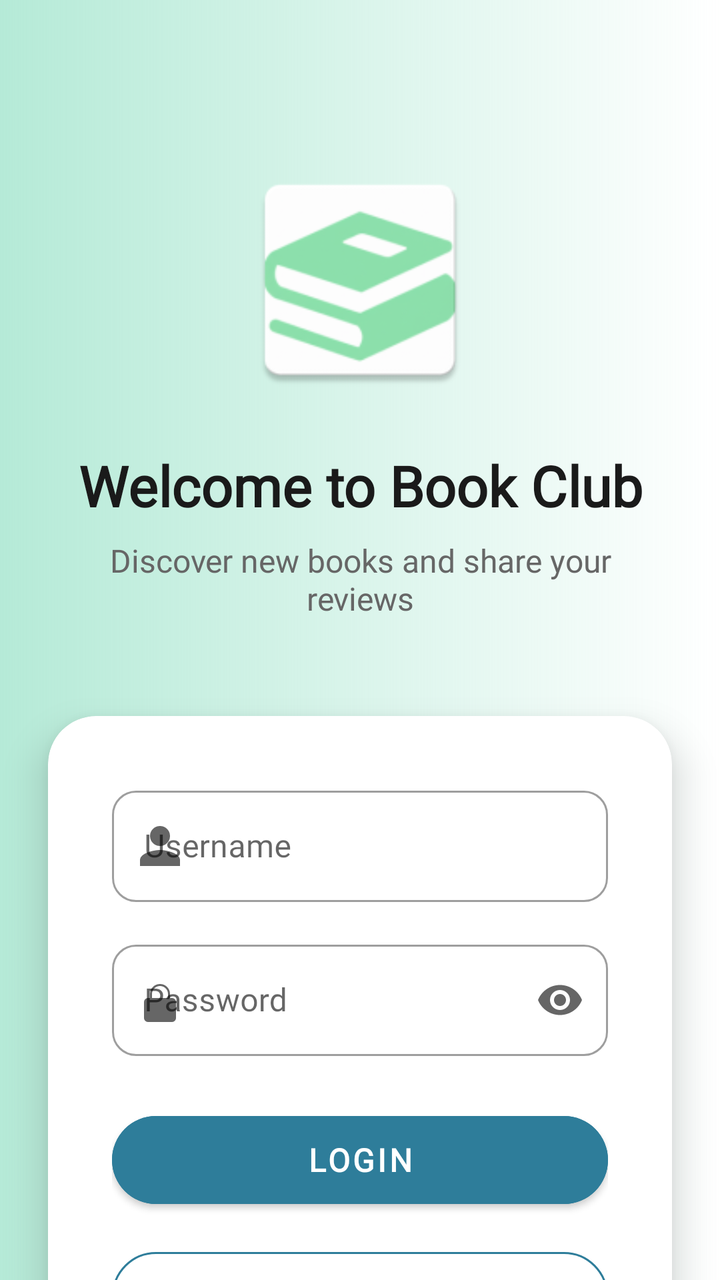
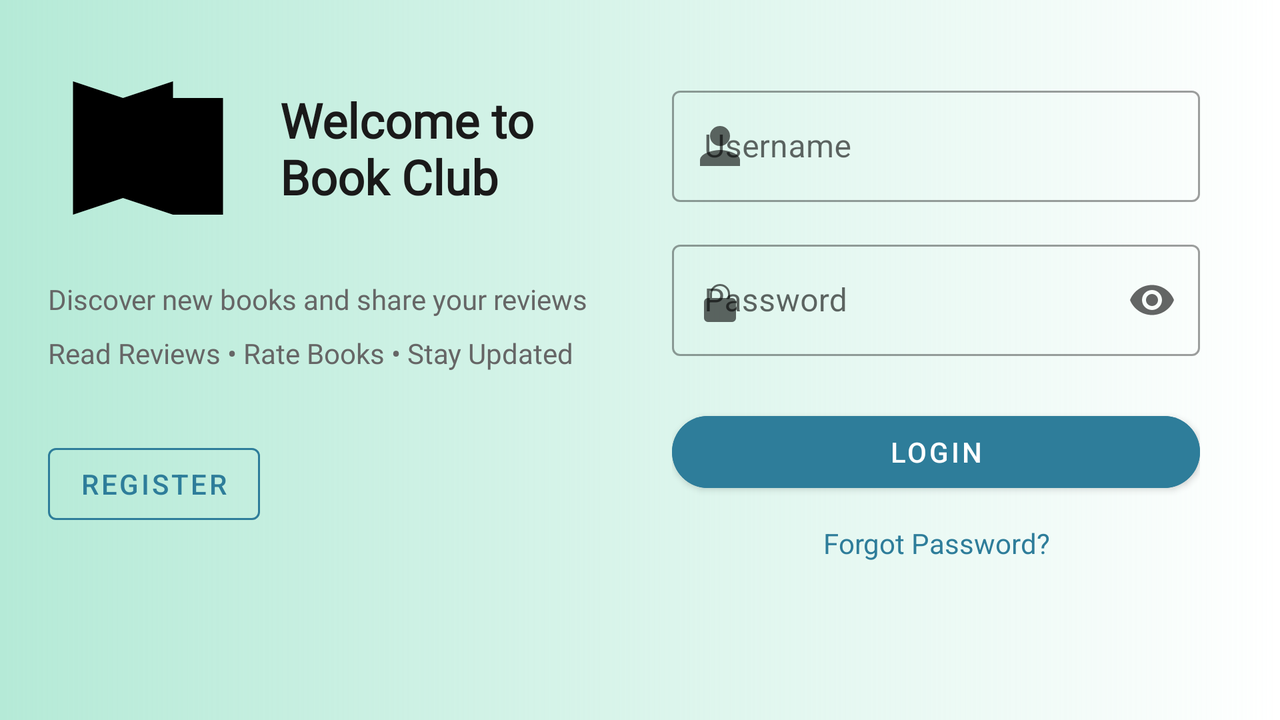

The same Android screen from two of the app's own layout files: first res/layout/ as a phone draws it, then the repository's variant for another configuration, drawn on a device whose configuration selects that folder. Both files follow.
<!-- AndroidManifest.xml: application theme Theme.BookClub -->
<!-- res/layout/fragment_login.xml -->
<?xml version="1.0" encoding="utf-8"?>
<androidx.constraintlayout.widget.ConstraintLayout
    xmlns:android="http://schemas.android.com/apk/res/android"
    xmlns:app="http://schemas.android.com/apk/res-auto"
    android:layout_width="match_parent"
    android:layout_height="match_parent"
    android:background="@drawable/gradient_background">


    <ImageView
        android:id="@+id/logoImage"
        android:layout_width="120dp"
        android:layout_height="120dp"
        android:layout_marginTop="80dp"
        android:src="@mipmap/ic_launcher"
        android:contentDescription="@string/book_club_logo"
        app:layout_constraintTop_toTopOf="parent"
        app:layout_constraintStart_toStartOf="parent"
        app:layout_constraintEnd_toEndOf="parent" />

    <TextView
        android:id="@+id/welcomeTitle"
        android:layout_width="0dp"
        android:layout_height="wrap_content"
        android:layout_marginTop="24dp"
        android:layout_marginHorizontal="32dp"
        android:text="@string/welcome_to_book_club"
        android:textColor="@color/text_primary"
        android:textSize="28sp"
        android:textStyle="bold"
        android:gravity="center"
        android:fontFamily="@font/roboto_bold"
        app:layout_constraintTop_toBottomOf="@id/logoImage"
        app:layout_constraintStart_toStartOf="parent"
        app:layout_constraintEnd_toEndOf="parent" />

    <TextView
        android:id="@+id/welcomeSubtitle"
        android:layout_width="0dp"
        android:layout_height="wrap_content"
        android:layout_marginTop="8dp"
        android:layout_marginHorizontal="32dp"
        android:text="@string/discover_new_books_and_share_your_reviews"
        android:textColor="@color/text_secondary"
        android:textSize="16sp"
        android:gravity="center"
        android:fontFamily="@font/roboto_regular"
        app:layout_constraintTop_toBottomOf="@id/welcomeTitle"
        app:layout_constraintStart_toStartOf="parent"
        app:layout_constraintEnd_toEndOf="parent" />



    <androidx.cardview.widget.CardView
        android:id="@+id/loginCard"
        android:layout_width="0dp"
        android:layout_height="wrap_content"
        android:layout_marginTop="48dp"
        android:layout_marginHorizontal="24dp"
        app:cardCornerRadius="24dp"
        app:cardElevation="12dp"
        app:cardBackgroundColor="@color/card_background"
        app:layout_constraintTop_toBottomOf="@id/welcomeSubtitle"
        app:layout_constraintStart_toStartOf="parent"
        app:layout_constraintEnd_toEndOf="parent">

        <LinearLayout
            android:layout_width="match_parent"
            android:layout_height="wrap_content"
            android:orientation="vertical"
            android:padding="32dp">

            <com.google.android.material.textfield.TextInputLayout
                android:id="@+id/usernameInputLayout"
                android:layout_width="match_parent"
                android:layout_height="wrap_content"
                android:hint="@string/username"
                style="@style/Widget.MaterialComponents.TextInputLayout.OutlinedBox"
                app:startIconDrawable="@drawable/ic_person"
                app:boxCornerRadiusTopStart="12dp"
                app:boxCornerRadiusTopEnd="12dp"
                app:boxCornerRadiusBottomStart="12dp"
                app:boxCornerRadiusBottomEnd="12dp">

                <com.google.android.material.textfield.TextInputEditText
                    android:id="@+id/editUsername"
                    android:layout_width="match_parent"
                    android:layout_height="wrap_content"
                    android:inputType="text"
                    android:fontFamily="@font/roboto_regular" />

            </com.google.android.material.textfield.TextInputLayout>

            <com.google.android.material.textfield.TextInputLayout
                android:id="@+id/passwordInputLayout"
                android:layout_width="match_parent"
                android:layout_height="wrap_content"
                android:layout_marginTop="16dp"
                android:hint="@string/password"
                style="@style/Widget.MaterialComponents.TextInputLayout.OutlinedBox"
                app:startIconDrawable="@drawable/ic_lock"
                app:endIconMode="password_toggle"
                app:boxCornerRadiusTopStart="12dp"
                app:boxCornerRadiusTopEnd="12dp"
                app:boxCornerRadiusBottomStart="12dp"
                app:boxCornerRadiusBottomEnd="12dp">

                <com.google.android.material.textfield.TextInputEditText
                    android:id="@+id/editPassword"
                    android:layout_width="match_parent"
                    android:layout_height="wrap_content"
                    android:inputType="textPassword"
                    android:fontFamily="@font/roboto_regular" />

            </com.google.android.material.textfield.TextInputLayout>

            <com.google.android.material.button.MaterialButton
                android:id="@+id/buttonLogin"
                android:layout_width="match_parent"
                android:layout_height="56dp"
                android:layout_marginTop="24dp"
                android:text="@string/login"
                android:textSize="16sp"
                android:textStyle="bold"
                android:fontFamily="@font/roboto_bold"
                app:cornerRadius="28dp"
                style="@style/Widget.MaterialComponents.Button"
                android:backgroundTint="@color/primary_color" />

            <com.google.android.material.button.MaterialButton
                android:id="@+id/buttonRegister"
                android:layout_width="match_parent"
                android:layout_height="56dp"
                android:layout_marginTop="12dp"
                android:text="@string/register"
                android:textSize="16sp"
                android:fontFamily="@font/roboto_medium"
                app:cornerRadius="28dp"
                style="@style/Widget.MaterialComponents.Button.OutlinedButton"
                app:strokeColor="@color/primary_color"
                android:textColor="@color/primary_color" />

            <TextView
                android:id="@+id/textForgotPassword"
                android:layout_width="wrap_content"
                android:layout_height="wrap_content"
                android:layout_marginTop="16dp"
                android:text="@string/forgot_password"
                android:textColor="@color/primary_color"
                android:textSize="14sp"
                android:textStyle="bold"
                android:fontFamily="@font/roboto_medium"
                android:gravity="center"
                android:layout_gravity="center_horizontal" />

            <TextView
                android:id="@+id/textErrorMessage"
                android:layout_width="match_parent"
                android:layout_height="wrap_content"
                android:layout_marginTop="12dp"
                android:textColor="@android:color/holo_red_dark"
                android:textSize="14sp"
                android:visibility="gone"
                android:gravity="center"
                android:fontFamily="@font/roboto_regular" />
        </LinearLayout>
    </androidx.cardview.widget.CardView>

    <LinearLayout
        android:id="@+id/featuresSection"
        android:layout_width="0dp"
        android:layout_height="wrap_content"
        android:layout_marginTop="32dp"
        android:layout_marginHorizontal="32dp"
        android:orientation="vertical"
        android:gravity="center"
        app:layout_constraintTop_toBottomOf="@id/loginCard"
        app:layout_constraintStart_toStartOf="parent"
        app:layout_constraintEnd_toEndOf="parent">

        <TextView
            android:layout_width="wrap_content"
            android:layout_height="wrap_content"
            android:text="@string/read_reviews_rate_books_stay_updated"
            android:textColor="@color/text_secondary"
            android:textSize="14sp"
            android:gravity="center"
            android:fontFamily="@font/roboto_medium" />

        <TextView
            android:layout_width="wrap_content"
            android:layout_height="wrap_content"
            android:layout_marginTop="8dp"
            android:text="@string/discover_your_next_great_read_today"
            android:textColor="@color/accent_color"
            android:textSize="16sp"
            android:textStyle="bold"
            android:gravity="center"
            android:fontFamily="@font/roboto_bold" />

    </LinearLayout>

</androidx.constraintlayout.widget.ConstraintLayout>
<!-- resources referenced by this layout -->
<resources>
  <color name="accent_color">#8B5A3C</color>
  <color name="card_background">#FFFFFF</color>
  <color name="primary_color">#2E7D9A</color>
  <color name="text_primary">#1A1A1A</color>
  <color name="text_secondary">#666666</color>
  <!-- drawable gradient_background (drawable) -->
  <?xml version="1.0" encoding="utf-8"?>
  <shape xmlns:android="http://schemas.android.com/apk/res/android"
      android:shape="rectangle">
  
      <gradient
          android:startColor="#B5EAD7" /> 
  </shape>
  <string name="book_club_logo">Book Club Logo</string>
  <string name="discover_new_books_and_share_your_reviews">Discover new books and share your reviews</string>
  <string name="discover_your_next_great_read_today">Discover your next great read today!</string>
  <string name="forgot_password">Forgot Password?</string>
  <string name="login">Login</string>
  <string name="password">Password</string>
  <string name="read_reviews_rate_books_stay_updated">Read Reviews • Rate Books • Stay Updated</string>
  <string name="register">Register</string>
  <string name="username">Username</string>
  <string name="welcome_to_book_club">Welcome to Book Club</string>
  <color name="primary_variant">#1E5F75</color>
  <color name="text_on_primary">#FFFFFF</color>
  <color name="secondary_color">#F4A261</color>
  <color name="secondary_variant">#E76F51</color>
  <color name="error_color">#F44336</color>
  <color name="surface_color">#FFFFFF</color>
  <color name="background_primary">#FAFAFA</color>
  <style name="TextAppearance.BookClub.Headline3" parent="TextAppearance.MaterialComponents.Headline3">
          <item name="fontFamily">@font/roboto_bold</item>
          <item name="android:textColor">@color/text_primary</item>
          <item name="android:textSize">48sp</item>
      </style>
  <style name="TextAppearance.BookClub.Headline4" parent="TextAppearance.MaterialComponents.Headline4">
          <item name="fontFamily">@font/roboto_bold</item>
          <item name="android:textColor">@color/text_primary</item>
          <item name="android:textSize">34sp</item>
      </style>
  <style name="TextAppearance.BookClub.Headline5" parent="TextAppearance.MaterialComponents.Headline5">
          <item name="fontFamily">@font/roboto_bold</item>
          <item name="android:textColor">@color/text_primary</item>
          <item name="android:textSize">24sp</item>
      </style>
  <style name="TextAppearance.BookClub.Headline6" parent="TextAppearance.MaterialComponents.Headline6">
          <item name="fontFamily">@font/roboto_bold</item>
          <item name="android:textColor">@color/text_primary</item>
          <item name="android:textSize">20sp</item>
      </style>
  <style name="TextAppearance.BookClub.Body1" parent="TextAppearance.MaterialComponents.Body1">
          <item name="fontFamily">@font/roboto_regular</item>
          <item name="android:textColor">@color/text_primary</item>
          <item name="android:textSize">16sp</item>
      </style>
  <style name="TextAppearance.BookClub.Body2" parent="TextAppearance.MaterialComponents.Body2">
          <item name="fontFamily">@font/roboto_regular</item>
          <item name="android:textColor">@color/text_secondary</item>
          <item name="android:textSize">14sp</item>
      </style>
  <style name="ShapeAppearance.BookClub.SmallComponent" parent="ShapeAppearance.MaterialComponents.SmallComponent">
          <item name="cornerFamily">rounded</item>
          <item name="cornerSize">8dp</item>
      </style>
  <style name="ShapeAppearance.BookClub.MediumComponent" parent="ShapeAppearance.MaterialComponents.MediumComponent">
          <item name="cornerFamily">rounded</item>
          <item name="cornerSize">12dp</item>
      </style>
  <style name="ShapeAppearance.BookClub.LargeComponent" parent="ShapeAppearance.MaterialComponents.LargeComponent">
          <item name="cornerFamily">rounded</item>
          <item name="cornerSize">16dp</item>
      </style>
  <!-- some entries are left out for length -->
</resources>
<!-- res/layout-land/fragment_login.xml (the repository's variant of the layout above) -->
<!-- drawn on the phone turned sideways -->
<?xml version="1.0" encoding="utf-8"?>
<LinearLayout xmlns:android="http://schemas.android.com/apk/res/android"
    xmlns:app="http://schemas.android.com/apk/res-auto"
    android:layout_width="match_parent"
    android:layout_height="match_parent"
    android:background="@drawable/gradient_background"
    android:orientation="horizontal"
    android:padding="24dp">

    <LinearLayout
        android:layout_width="0dp"
        android:layout_height="match_parent"
        android:layout_weight="1"
        android:orientation="vertical"
        android:paddingEnd="16dp">

        <LinearLayout
            android:layout_width="match_parent"
            android:layout_height="wrap_content"
            android:orientation="horizontal"
            android:gravity="start|center_vertical">

            <ImageView
                android:id="@+id/logoImage"
                android:layout_width="100dp"
                android:layout_height="100dp"
                android:src="@drawable/book_logo"
                android:contentDescription="@string/logo" />

            <TextView
                android:id="@+id/welcomeTitle"
                android:layout_width="wrap_content"
                android:layout_height="wrap_content"
                android:text="@string/welcome_to_book_club"
                android:textColor="@color/text_primary"
                android:textSize="24sp"
                android:textStyle="bold"
                android:fontFamily="@font/roboto_bold"
                android:layout_marginStart="16dp" />
        </LinearLayout>

        <TextView
            android:id="@+id/welcomeSubtitle"
            android:layout_width="wrap_content"
            android:layout_height="wrap_content"
            android:text="@string/discover_new_books_and_share_your_reviews"
            android:textColor="@color/text_secondary"
            android:textSize="14sp"
            android:fontFamily="@font/roboto_regular"
            android:layout_marginTop="16dp" />

        <TextView
            android:id="@+id/featuresText"
            android:layout_width="wrap_content"
            android:layout_height="wrap_content"
            android:text="@string/read_reviews_rate_books_stay_updated"
            android:textColor="@color/text_secondary"
            android:textSize="14sp"
            android:layout_marginTop="8dp"
            android:fontFamily="@font/roboto_medium" />

        <com.google.android.material.button.MaterialButton
            android:id="@+id/buttonRegister"
            android:layout_width="wrap_content"
            android:layout_height="wrap_content"
            android:layout_marginTop="32dp"
            android:text="@string/register"
            style="@style/Widget.MaterialComponents.Button.OutlinedButton"
            app:strokeColor="@color/primary_color"
            android:textColor="@color/primary_color" />
    </LinearLayout>

    <ScrollView
        android:layout_width="0dp"
        android:layout_height="match_parent"
        android:layout_weight="1">

        <LinearLayout
            android:layout_width="match_parent"
            android:layout_height="wrap_content"
            android:orientation="vertical"
            android:padding="16dp">

            <com.google.android.material.textfield.TextInputLayout
                android:id="@+id/usernameInputLayout"
                android:layout_width="match_parent"
                android:layout_height="wrap_content"
                android:hint="@string/username"
                style="@style/Widget.MaterialComponents.TextInputLayout.OutlinedBox"
                app:startIconDrawable="@drawable/ic_person">

                <com.google.android.material.textfield.TextInputEditText
                    android:id="@+id/editUsername"
                    android:layout_width="match_parent"
                    android:layout_height="wrap_content"
                    android:inputType="text" />
            </com.google.android.material.textfield.TextInputLayout>

            <com.google.android.material.textfield.TextInputLayout
                android:id="@+id/passwordInputLayout"
                android:layout_width="match_parent"
                android:layout_height="wrap_content"
                android:hint="@string/password"
                android:layout_marginTop="16dp"
                style="@style/Widget.MaterialComponents.TextInputLayout.OutlinedBox"
                app:startIconDrawable="@drawable/ic_lock"
                app:endIconMode="password_toggle">

                <com.google.android.material.textfield.TextInputEditText
                    android:id="@+id/editPassword"
                    android:layout_width="match_parent"
                    android:layout_height="wrap_content"
                    android:inputType="textPassword" />
            </com.google.android.material.textfield.TextInputLayout>

            <com.google.android.material.button.MaterialButton
                android:id="@+id/buttonLogin"
                android:layout_width="match_parent"
                android:layout_height="wrap_content"
                android:layout_marginTop="24dp"
                android:text="@string/login"
                app:cornerRadius="28dp"
                android:backgroundTint="@color/primary_color" />

            <TextView
                android:id="@+id/textForgotPassword"
                android:layout_width="wrap_content"
                android:layout_height="wrap_content"
                android:text="@string/forgot_password"
                android:textColor="@color/primary_color"
                android:textSize="14sp"
                android:layout_marginTop="12dp"
                android:gravity="center"
                android:layout_gravity="center_horizontal" />

            <TextView
                android:id="@+id/textErrorMessage"
                android:layout_width="match_parent"
                android:layout_height="wrap_content"
                android:textColor="@android:color/holo_red_dark"
                android:textSize="14sp"
                android:gravity="center"
                android:visibility="gone"
                android:layout_marginTop="12dp" />
        </LinearLayout>
    </ScrollView>
</LinearLayout>
<!-- resources referenced by the variant -->
<!-- as the phone turned sideways resolves them -->
<resources>
  <color name="primary_color">#2E7D9A</color>
  <color name="text_primary">#1A1A1A</color>
  <color name="text_secondary">#666666</color>
  <!-- drawable gradient_background (drawable) -->
  <?xml version="1.0" encoding="utf-8"?>
  <shape xmlns:android="http://schemas.android.com/apk/res/android"
      android:shape="rectangle">
  
      <gradient
          android:startColor="#B5EAD7" /> 
  </shape>
  <string name="discover_new_books_and_share_your_reviews">Discover new books and share your reviews</string>
  <string name="forgot_password">Forgot Password?</string>
  <string name="login">Login</string>
  <string name="logo">Logo</string>
  <string name="password">Password</string>
  <string name="read_reviews_rate_books_stay_updated">Read Reviews • Rate Books • Stay Updated</string>
  <string name="register">Register</string>
  <string name="username">Username</string>
  <string name="welcome_to_book_club">Welcome to Book Club</string>
  <color name="primary_variant">#1E5F75</color>
  <color name="text_on_primary">#FFFFFF</color>
  <color name="secondary_color">#F4A261</color>
  <color name="secondary_variant">#E76F51</color>
  <color name="error_color">#F44336</color>
  <color name="surface_color">#FFFFFF</color>
  <color name="background_primary">#FAFAFA</color>
  <style name="TextAppearance.BookClub.Headline2" parent="TextAppearance.MaterialComponents.Headline2">
          <item name="fontFamily">@font/roboto_bold</item>
          <item name="android:textColor">@color/text_primary</item>
          <item name="android:textSize">60sp</item>
      </style>
  <style name="TextAppearance.BookClub.Headline3" parent="TextAppearance.MaterialComponents.Headline3">
          <item name="fontFamily">@font/roboto_bold</item>
          <item name="android:textColor">@color/text_primary</item>
          <item name="android:textSize">48sp</item>
      </style>
  <style name="TextAppearance.BookClub.Headline4" parent="TextAppearance.MaterialComponents.Headline4">
          <item name="fontFamily">@font/roboto_bold</item>
          <item name="android:textColor">@color/text_primary</item>
          <item name="android:textSize">34sp</item>
      </style>
  <style name="TextAppearance.BookClub.Headline5" parent="TextAppearance.MaterialComponents.Headline5">
          <item name="fontFamily">@font/roboto_bold</item>
          <item name="android:textColor">@color/text_primary</item>
          <item name="android:textSize">24sp</item>
      </style>
  <style name="TextAppearance.BookClub.Headline6" parent="TextAppearance.MaterialComponents.Headline6">
          <item name="fontFamily">@font/roboto_bold</item>
          <item name="android:textColor">@color/text_primary</item>
          <item name="android:textSize">20sp</item>
      </style>
  <style name="TextAppearance.BookClub.Body1" parent="TextAppearance.MaterialComponents.Body1">
          <item name="fontFamily">@font/roboto_regular</item>
          <item name="android:textColor">@color/text_primary</item>
          <item name="android:textSize">16sp</item>
      </style>
  <style name="TextAppearance.BookClub.Body2" parent="TextAppearance.MaterialComponents.Body2">
          <item name="fontFamily">@font/roboto_regular</item>
          <item name="android:textColor">@color/text_secondary</item>
          <item name="android:textSize">14sp</item>
      </style>
  <style name="ShapeAppearance.BookClub.SmallComponent" parent="ShapeAppearance.MaterialComponents.SmallComponent">
          <item name="cornerFamily">rounded</item>
          <item name="cornerSize">8dp</item>
      </style>
  <style name="ShapeAppearance.BookClub.MediumComponent" parent="ShapeAppearance.MaterialComponents.MediumComponent">
          <item name="cornerFamily">rounded</item>
          <item name="cornerSize">12dp</item>
      </style>
  <style name="ShapeAppearance.BookClub.LargeComponent" parent="ShapeAppearance.MaterialComponents.LargeComponent">
          <item name="cornerFamily">rounded</item>
          <item name="cornerSize">16dp</item>
      </style>
  <!-- some entries are left out for length -->
</resources>
